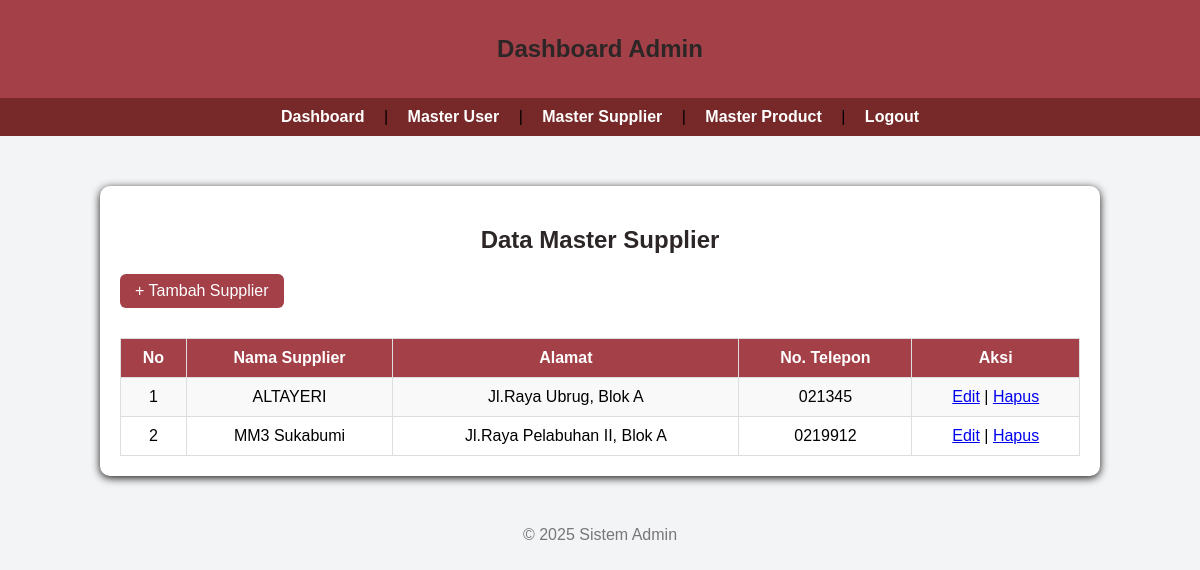
/master_supplier.php (signed in), run on the app's committed database.
### tables this page shows
CREATE TABLE `supplier` (
  `id` int(11) NOT NULL,
  `nama_supplier` varchar(100) NOT NULL,
  `alamat` text DEFAULT NULL,
  `telepon` varchar(20) DEFAULT NULL
);

### master_supplier.php (the view, shortened to what this page needs)
<?php
include 'koneksi.php';
?>
<!DOCTYPE html>
<html lang="id">
<head>
</head>
<body>
<header>
    <h2>Dashboard Admin</h2>
</header>
<nav>
    <a href="admin_dashboard.php">Dashboard</a> |
    <a href="master_user.php">Master User</a> |
    <a href="master_supplier.php">Master Supplier</a> |
    <a href="master_product.php">Master Product</a> |
    <a href="logout.php">Logout</a>
</nav>
<main>
    <h2>Data Master Supplier</h2>
    <a href="tambah_supplier.php" class="add-btn">+ Tambah Supplier</a>
    <table>
        <tr>
            <th>No</th>
            <th>Nama Supplier</th>
            <th>Alamat</th>
            <th>No. Telepon</th>
            <th>Aksi</th>
        </tr>
        <?php
        $query = mysqli_query($conn, "SELECT * FROM supplier ORDER BY id ASC");
        if (!$query) {
            echo "<tr><td colspan='5' class='no-data'>Terjadi kesalahan query: " . mysqli_error($conn) . "</td></tr>";
        } elseif (mysqli_num_rows($query) == 0) {
            echo "<tr><td colspan='5' class='no-data'>Belum ada data supplier.</td></tr>";
        } else {
            $no = 1;
            while ($row = mysqli_fetch_assoc($query)) {
                echo "<tr>
                        <td>{$no}</td>
                        <td>{$row['nama_supplier']}</td>
                        <td>{$row['alamat']}</td>
                        <td>{$row['telepon']}</td>
                        <td>
                            <a href='edit_supplier.php?id={$row['id']}'>Edit</a> |
                            <a href='hapus_supplier.php?id={$row['id']}' onclick='return confirm(\"Yakin ingin menghapus data ini?\")'>Hapus</a>
                        </td>
                      </tr>";
                $no++;
            }
        }
        ?>
    </table>
</main>
<footer>
    <p>&copy; <?= date("Y"); ?> Sistem Admin</p>
</footer>
</body>
</html>

### master_supplier.php (style rules this page uses)
body { font-family: Arial, sans-serif; background-color: #f3f4f6; margin: 0; padding: 0; }
header { background-color: #a34048; color: white; padding: 15px 0; text-align: center; }
nav { background-color: #772929; padding: 10px; text-align: center; }
nav a { color: white; margin: 0 15px; text-decoration: none; font-weight: bold; }
main { margin: 50px auto; width: 80%; background: white; border-radius: 10px; padding: 20px; box-shadow: 0 2px 8px rgba(24, 22, 22, 1); }
h2 { text-align: center; color: #2c2626ff; }
table { width: 100%; border-collapse: collapse; margin-top: 15px; }
th, td { border: 1px solid #ddd; padding: 10px; text-align: center; }
th { background-color: #a34048; color: white; }
tr:nth-child(even) { background-color: #f9f9f9; }
footer { text-align: center; margin-top: 40px; color: #777; }
.add-btn { display: inline-block; background-color: #a34048; color: white; padding: 8px 15px; border-radius: 6px; text-decoration: none; margin-bottom: 15px; }

### data on the page
supplier: nama_supplier "ALTAYERI", alamat "Jl.Raya Ubrug, Blok A", telepon "021345"
supplier: nama_supplier "MM3 Sukabumi", alamat "Jl.Raya Pelabuhan II, Blok A", telepon "0219912"
